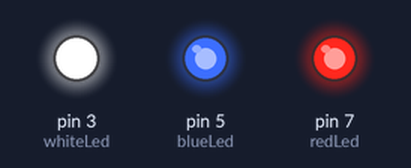
Bench run of a sketch on a simulated Arduino Uno, built with avr-gcc and run on an emulated ATmega328P. Shown: output pins drawn as LEDs (lit = HIGH).

Above: at 0.1 s.
Timing chart, 0 to 1.6 s (numbered marks = the images above):
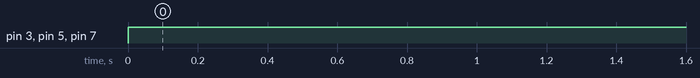

The sketch:

test.ino
```cpp
int blueLed = 5;
int whiteLed = 3;
int redLed = 7;
int delayTime = 500;

void setup() {
  // put your setup code here, to run once:
  Serial.begin(9600);
  pinMode(blueLed, OUTPUT);
  pinMode(whiteLed, OUTPUT);
  pinMode(redLed, OUTPUT);
}

void loop() {
  // put your main code here, to run repeatedly:
  digitalWrite(redLed, HIGH);
  digitalWrite(blueLed, HIGH);
  digitalWrite(whiteLed, HIGH);
  delay(delayTime);
}
```

Measured:
- by itself, pin 3 (whiteLed), pin 5 (blueLed), pin 7 (redLed): LOW → HIGH at 0.00 s
